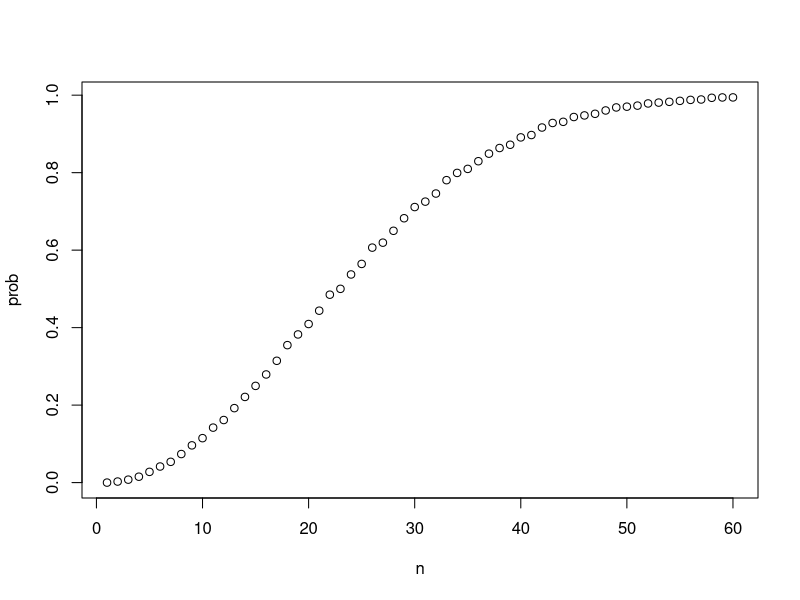

Source code (R):
compute_prob <- function(n, B = 10000){
  same_day <- replicate(B, {
    bdays <- sample(1:365, n, replace = TRUE)
    any(duplicated(bdays))
  })
  mean(same_day)
}

n <- seq(1, 60)

## This function does not work element-wise for a table, since it's expecting
## a scalar value.
## Therefore, we use sapply().

prob <- sapply(n, compute_prob)

## We create a plot for the probability of two people having the same birthday
## against the size of the group.
plot(n, prob)
